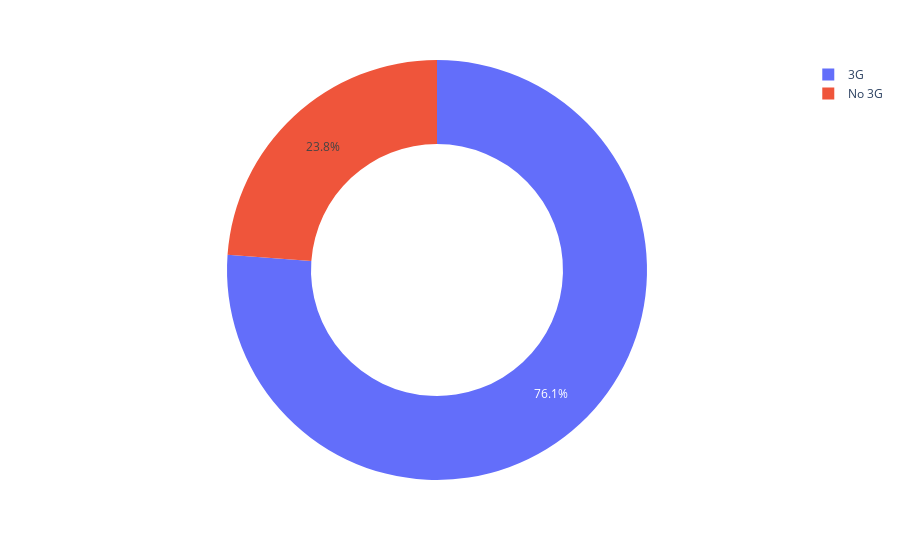

Notebook cell for this chart:
### Markdown cell above
#### How many phones are 3G supported?

### Code cell
plt.figure(figsize=(7,8))
px.pie(traindf['3G'].value_counts().reset_index(),values= '3G', names = ['3G', 'No 3G'] , hole =0.6)

### Figure 1 — Plotly figure (JSON) as saved in the notebook; plotly's stock layout.template omitted (floating-point values rounded to 4 significant figures)
{"data": [{"domain": {"x": [0, 1], "y": [0, 1]}, "hole": 0.6, "hovertemplate": "label=%{label}<br>3G=%{value}<extra></extra>", "labels": ["3G", "No 3G"], "legendgroup": "", "name": "", "showlegend": true, "type": "pie", "values": [1523, 477]}], "layout": {"legend": {"tracegroupgap": 0}, "margin": {"t": 60}}}
